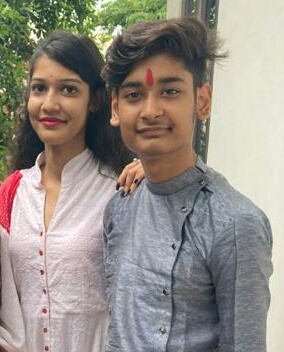
#> input picture IP/one.JPG, 284 x 352 px, found by its file name
$ python 16_image_border.py
#> lines starting #> are read from the running program, lines starting #| are printed output that depends on the picture

#How to create a border for an image using opencv
#with the help of cv2.copyMakeBorder() function.
#it take parameters like(img,border_width*4,bordertype,val_brder)
#border woidth = top,bottom,right,left
import cv2
import numpy as np


img1 = cv2.imread("one.jpg")
#> img1 is the input picture: shape (352, 284, 3); mean B, G, R 134.7, 142.5, 149.4
img1 = cv2.resize(img1,(1000,600))
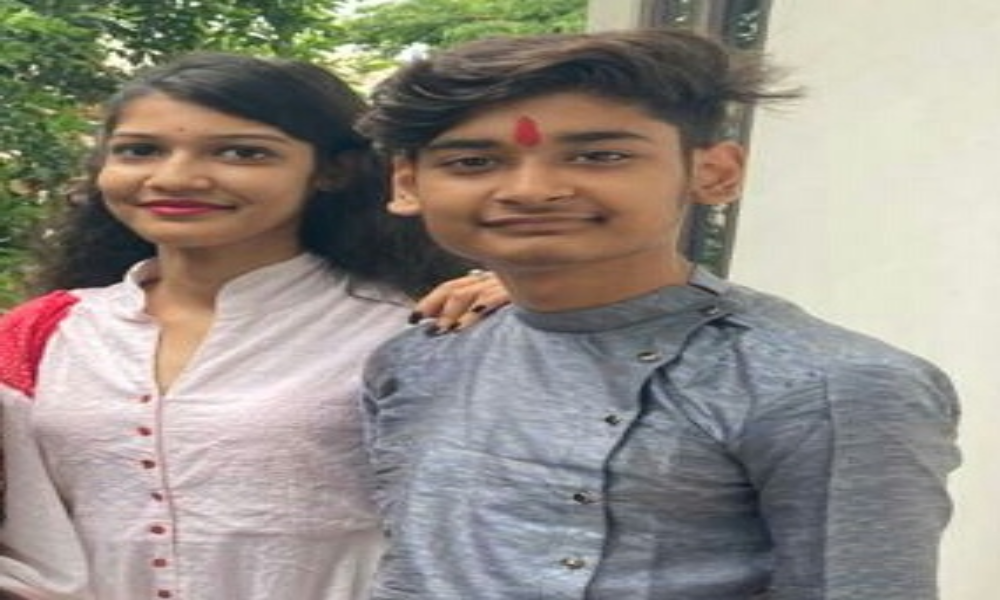
#> img1: shape (600, 1000, 3); mean B, G, R 134.5, 142.3, 149.3
#creating image border
brdr = cv2.copyMakeBorder(img1,10,10,5,5,cv2.BORDER_CONSTANT,value = [255,0,125])
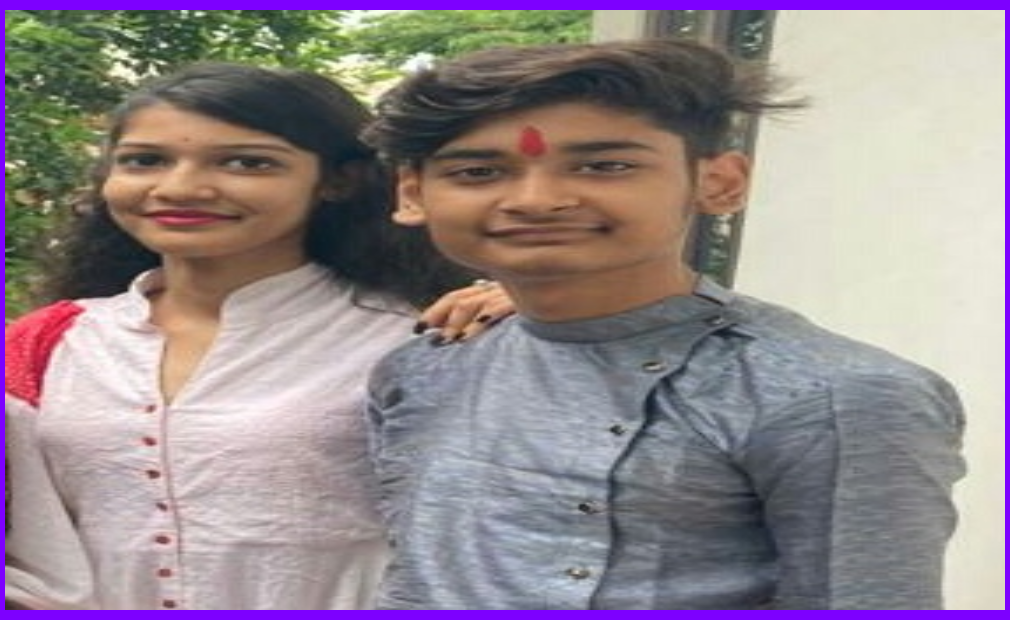
#> brdr: shape (620, 1010, 3); mean B, G, R 139.6, 136.4, 148.3

cv2.imshow("res",brdr)
cv2.waitKey(0)
cv2.destroyAllWindows()
